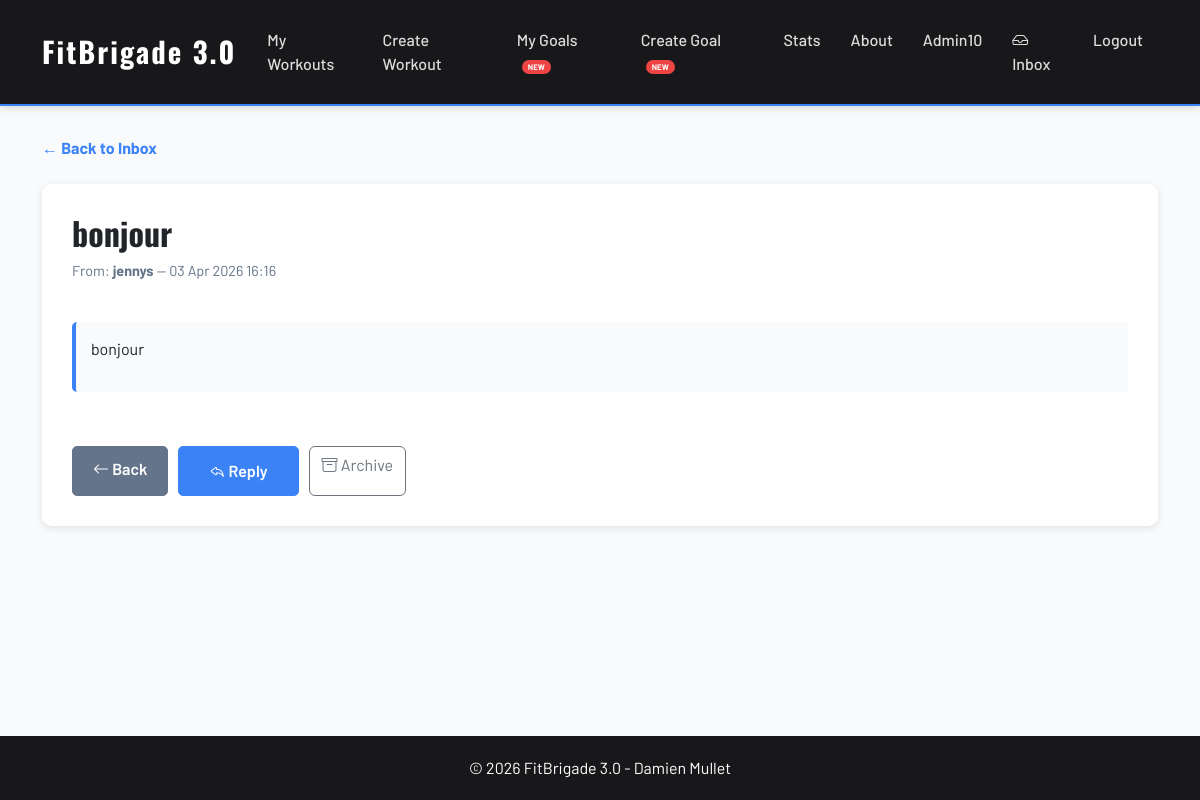
The page /inbox/message/2/ (signed in) on the database its author committed.
### users/models.py (models this page shows, shortened)
class CustomUser(AbstractUser):
    email = models.EmailField(unique=True)
    bio = models.TextField(blank=True, null=True)
    phone = models.CharField(max_length=20, blank=True, null=True)

### messaging/models.py (models this page shows, shortened)
class Message(models.Model):
    sender = models.ForeignKey(
        settings.AUTH_USER_MODEL,
        on_delete=models.CASCADE,
        related_name='sent_messages'
    )
    recipient = models.ForeignKey(
        settings.AUTH_USER_MODEL,
        on_delete=models.CASCADE,
        related_name='received_messages'
    )
    subject = models.CharField(max_length=200)
    body = models.TextField()
    is_read = models.BooleanField(default=False)
    is_archived = models.BooleanField(default=False)
    created_at = models.DateTimeField(auto_now_add=True)
    class Meta:
        ordering = ['-created_at']

### messaging/views.py (the view)
# urls.py: path('message/<int:message_id>/', views.view_message, name='view_message'),
@login_required
def view_message(request, message_id):
    message = get_object_or_404(Message, id=message_id, recipient=request.user)
    if not message.is_read:
        message.is_read = True
        message.save()
    return render(request, 'messaging/view_message.html', {'message': message})

### messaging/templates/messaging/view_message.html (shortened to what this page needs)
{% extends 'base.html' %}
{% load static %}
{% block content %}
<a href="{% url 'messaging:inbox' %}" class="back-link">← Back to Inbox</a>
<br><br>
<div class="detail-card">
    <h2>{{ message.subject }}</h2>
    <p style="color: var(--secondary-color); font-size: 0.9rem;">
        From: <strong>{{ message.sender.username }}</strong> —
        {{ message.created_at|date:"d M Y H:i" }}
    </p>
    <br>
    <div class="notes">
        {{ message.body|linebreaks }}
    </div>
    <br>
    <div class="detail-actions">
        <a href="{% url 'messaging:inbox' %}" class="btn btn-secondary">
            <i class="bi bi-arrow-left"></i> Back
        </a>
        <a href="{% url 'messaging:send_message' %}" class="btn btn-primary">
            <i class="bi bi-reply"></i> Reply
        </a>
        <a href="{% url 'messaging:archive_message' message.id %}" class="btn btn-outline-secondary">
            <i class="bi bi-archive"></i> Archive
        </a>
    </div>
</div>
{% endblock %}

### templates/base.html (shortened to what this page needs)
{% load static %}
<!DOCTYPE html>
<html lang="en">
<head>
    <link href="https://cdn.jsdelivr.net/npm/bootstrap@5.3.0/dist/css/bootstrap.min.css" rel="stylesheet" />
    <link href="https://cdn.jsdelivr.net/npm/bootstrap-icons@1.11.0/font/bootstrap-icons.css" rel="stylesheet" />
    <link rel="stylesheet" href="{% static 'css/style.css' %}">
</head>
<body>
    <nav class="navbar navbar-expand-lg navbar-dark">
        <div class="container">
            <a class="navbar-brand" href="{% url 'workouts:index' %}">FitBrigade 3.0</a>
            <div class="collapse navbar-collapse" id="navbarNav">
                <ul class="navbar-nav me-auto">
                    {% if user.is_authenticated %}
                    <li class="nav-item">
                        <a class="nav-link" href="{% url 'workouts:home' %}">My Workouts</a>
                    </li>
                    <li class="nav-item">
                        <a class="nav-link" href="{% url 'workouts:create_workout' %}">Create Workout</a>
                    </li>
                    <li class="nav-item">
                        <a class="nav-link" href="{% url 'goals:goals_list' %}">My Goals <span
                                class="nav-new">NEW</span></a>
                    </li>
                    <li class="nav-item">
                        <a class="nav-link" href="{% url 'goals:create_goal' %}">Create Goal <span
                                class="nav-new">NEW</span></a>
                    </li>
                    <li class="nav-item">
                        <a class="nav-link" href="{% url 'workouts:stats' %}">Stats</a>
                    </li>
                    {% else %}
                    <li class="nav-item">
                        <a class="nav-link" href="{% url 'workouts:index' %}">Home</a>
                    </li>
                    {% endif %}
                    <li class="nav-item">
                        <a class="nav-link" href="{% url 'workouts:about' %}">About</a>
                    </li>
                </ul>
                <ul class="navbar-nav ms-auto">
                    {% if user.is_authenticated %}
                    <li class="nav-item">
                        <a class="nav-link" href="{% url 'users:profile' %}">{{ user.username }}</a>
                    </li>
                    <li class="nav-item">
                        <a class="nav-link" href="{% url 'messaging:inbox' %}">
                            <i class="bi bi-inbox"></i> Inbox
                        </a>
                    </li>
                    <li class="nav-item">
                        <form method="post" action="{% url 'users:logout' %}" class="d-inline">
                            <button type="submit" class="nav-link btn btn-link text-white">Logout</button>
                        </form>
                    </li>
                    {% endif %}
                </ul>
            </div>
        </div>
    </nav>
    <div class="toast-container position-fixed bottom-0 end-0 p-3" style="z-index: 9999;">
    </div>
    <main>
        <div class="container">
            {% block content %}{% endblock %}
        </div>
    </main>
    <footer>
        <div class="container">
            <p>&copy; 2026 FitBrigade 3.0 - Damien Mullet</p>
        </div>
    </footer>
</body>
</html>

### static/css/style.css (style rules this page uses)
:root { --primary-color: #3b82f6; --secondary-color: #64748b; --danger-color: #ef4444; --dark-color: #18181b; --light-bg: #f8fafc; }
body { font-family: 'Barlow', 'Segoe UI', Tahoma, Geneva, Verdana, sans-serif; background-color: var(--light-bg); display: flex !important; flex-direction: column !important; min-height: 100vh !important; }
h1, h2, h3, h4, h5, h6 { font-family: 'Oswald', sans-serif; font-weight: 700; }
.btn-primary { background-color: var(--primary-color) !important; border-color: var(--primary-color) !important; color: white !important; padding: 12px 30px; border-radius: 5px; font-family: 'Barlow', sans-serif; font-weight: 600; transition: background-color 0.3s, transform 0.3s, box-shadow 0.3s; }
.btn-secondary { background-color: var(--secondary-color) !important; border-color: var(--secondary-color) !important; color: white !important; padding: 10px 20px; border-radius: 5px; font-family: 'Barlow', sans-serif; font-weight: 600; }
nav.navbar { background-color: var(--dark-color) !important; box-shadow: 0 2px 8px rgba(0, 0, 0, 0.15); border-bottom: 2px solid var(--primary-color); }
.navbar-brand { color: white !important; font-size: 1.8rem; font-weight: 700; font-family: 'Oswald', sans-serif; letter-spacing: 2px; }
.nav-link { color: rgba(255, 255, 255, 0.85) !important; font-weight: 500; position: relative; transition: color 0.3s; padding: 20px 15px !important; }
.nav-link::after { content: ""; position: absolute; bottom: 0; left: 50%; width: 0; height: 3px; background: var(--primary-color); transition: width 0.3s ease, left 0.3s ease; }
.nav-new { background: var(--danger-color); color: white; font-size: 0.5rem; padding: 2px 6px; border-radius: 10px; margin-left: 5px; font-weight: 700; animation: pulse 2s infinite; }
main { flex: 1 !important; padding: 30px 0; }
.card-actions, .detail-actions { display: flex; gap: 10px; }
.detail-actions { margin-top: 30px; }
.back-link { color: var(--primary-color); text-decoration: none; font-weight: bold; }
.detail-card { background: white; padding: 30px; border-radius: 10px; box-shadow: 0 2px 8px rgba(0, 0, 0, 0.1); }
.notes { background-color: var(--light-bg); padding: 15px; border-radius: 5px; border-left: 4px solid var(--primary-color); }
footer { background-color: var(--dark-color); color: white; text-align: center; padding: 20px 0; margin-top: auto; }
footer p { margin: 0; }

### rows shown on the page
CustomUser: username "Admin10"
Message: subject "bonjour", sender.username "jennys", created_at "03 Apr 2026 16:16", body "bonjour"
